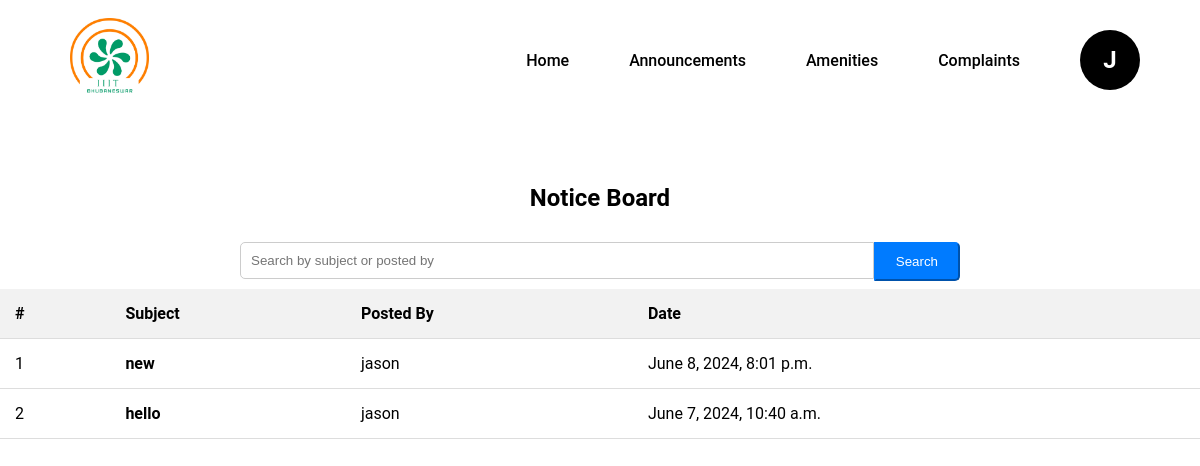
Screenshot of /student/notices/ (signed in) with the database file from the repository.
### users/models.py (models this page shows, shortened)
class Notice(models.Model):
    subject = models.CharField(max_length=255)
    message = models.TextField()
    posted_by = models.ForeignKey(User, on_delete=models.CASCADE)
    date_posted = models.DateTimeField(auto_now_add=True)

### users/views.py (the view)
# urls.py: path('student/notices/', views.student_notice_list, name='student_notice_list'),
@login_required
def student_notice_list(request):
    notices = Notice.objects.all()
    query = request.GET.get('q')
    if query:
        notices = Notice.objects.filter(Q(subject__icontains=query) | Q(posted_by__username__icontains=query)).order_by('-date_posted')
    else:
        notices = Notice.objects.all().order_by('-date_posted')
    return render(request, 'student_noticeboard.html', {'notices': notices})

### users/templates/student_noticeboard.html
{% extends 'base.html' %}
{% block content %}
{% load static %}
<link rel="stylesheet" href="{% static 'css/noticeboard.css' %}">
<div class="container mt-4">
    <h2>Notice Board</h2>
    <form method="GET" action="{% url 'student_notice_list' %}" class="form-inline search-bar d-flex justify-content-center align-items-center">
        <div class="input-group">
            <input type="text" class="form-control form-control-lg" name="q" placeholder="Search by subject or posted by" value="{{ request.GET.q }}">
            <div class="input-group-append">
                <button type="submit" class="btn btn-primary btn-lg">Search</button>
            </div>
        </div>
    </form>
    <table class="table table-striped mt-3">
        <thead>
            <tr>
                <th>#</th>
                <th>Subject</th>
                <th>Posted By</th>
                <th>Date</th>
            </tr>
        </thead>
        <tbody>
            {% for notice in notices %}
            <tr>
                <td>{{ forloop.counter }}</td>
                <td><a href="{% url 'student_notice_detail' notice.pk %}">{{ notice.subject }}</a></td>
                <td>{{ notice.posted_by.username }}</td>
                <td>{{ notice.date_posted }}</td>
            </tr>
            {% endfor %}
        </tbody>
    </table>
</div>
{% endblock %}

### gatepass/users/templates/base.html (shortened to what this page needs)
{% load static %}
<!DOCTYPE html>
<html lang="en">
<head>
    <link rel="stylesheet" href="{% static 'css/dashboard_styles.css' %}">
    <link rel="stylesheet" href="https://cdnjs.cloudflare.com/ajax/libs/font-awesome/6.0.0-beta3/css/all.min.css">
</head>
<body>
  <nav>
    <div class="logo">
        <img src="{% static 'images/home_logo.png' %}" alt="Logo">
    </div>
    <ul class="nav-links">
        <li><a href="{% url 'student_dashboard' %}">Home</a></li>
        <li><a href="#">Announcements</a></li>
        <li class="dropdown">
            <a href="#">Amenities</a>
        </li>
        <li><a href="#">Complaints</a></li>
        <li class="profile dropdown">
            <a href="#" id="profileDropdown" role="button">
                <div class="profile-initial">{{ request.user.username|slice:":1"|capfirst }}</div>
            </a>
        </li>
    </ul>
</nav>
<div class="container mt-4">
    {% block content %}
    {% endblock %}
</div>
</body>
</html>

### static/css/dashboard_styles.css (style rules this page uses)
* { margin: 0; padding: 0; box-sizing: border-box; }
body { font-family: 'Roboto', sans-serif; }
nav { display: flex; align-items: center; justify-content: space-between; background-color: white; padding: 0 20px; width: 100%; height: 120px; margin: 0 ; }
.logo img { height: 80px; margin-left: 50px; }
.nav-links { list-style: none; display: flex; flex: 1; justify-content: flex-end; align-items: center; }
.nav-links li { position: relative; margin-right: 20px; }
.nav-links a { font-size: 16px; font-weight: 550; color: black; text-decoration: none; padding: 15px 20px; display: block; }
.profile { display: flex; align-items: center; cursor: pointer; }
.profile-initial { width: 60px; height: 60px; background-color: black; color: white; display: flex; align-items: center; justify-content: center; border-radius: 50%; font-size: 24px; font-weight: bold; }

### static/css/noticeboard.css (style rules this page uses)
.container { margin-top: 4rem; }
h2 { text-align: center; margin-bottom: 20px; }
.search-bar .input-group { width: 60%; margin: 0 auto; display: flex; }
.search-bar .form-control { flex: 1; padding: 10px; border-radius: 5px 0 0 5px; border: 1px solid #ccc; }
.search-bar .input-group-append .btn-primary { background-color: #007bff; border-color: #007bff; padding: 10px 20px; border-radius: 0 5px 5px 0; color: white; }
.table { width: 100%; border-collapse: collapse; }
.table th, .table td { padding: 15px; text-align: left; border-bottom: 1px solid #ddd; }
.table th { background-color: #f2f2f2; }
.mt-4 { margin-top: 4rem !important; }
form { margin-top: 20px; }
form .btn-primary { background-color: #007bff; border-color: #007bff; padding: 10px 20px; border-radius: 5px; color: white; margin-top: 10px; }
form input, form textarea, form select { width: 40%; padding: 10px; margin: 10px 0; border-radius: 5px; border: 1px solid #ccc; }
.d-flex { display: flex; }
.justify-content-center { justify-content: center; }
.align-items-center { align-items: center; }
.table a { text-decoration: none; color: black; font-weight: bold; }

### rows the page displays
Notice: subject "new", posted_by.username "jason", date_posted "June 8, 2024, 8:01 p.m."
Notice: subject "hello", posted_by.username "jason", date_posted "June 7, 2024, 10:40 a.m."

### other values shown
{{ request.user.username|slice:":1"|capfirst }} "J"
